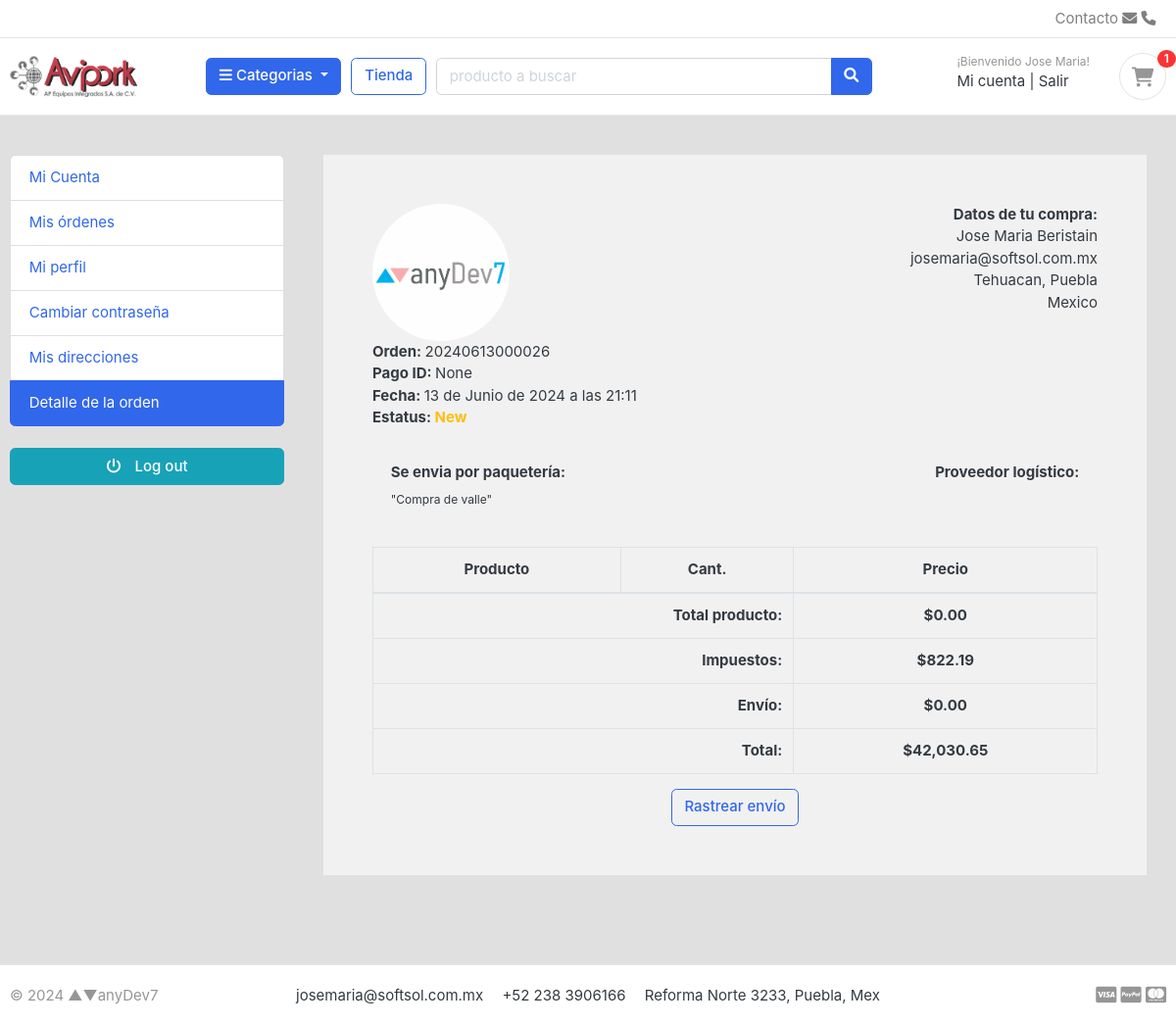
The page /account/order-detail/26/ (signed in) on the database its author committed.
### account/models.py (models this page shows, shortened)
class Account(AbstractBaseUser):
    first_name = models.CharField('Nombre(s)', max_length=50)
    last_name = models.CharField('Apellidos', max_length=50)
    username = models.CharField(max_length=100, unique=True)
    email = models.EmailField('Email', max_length=100, unique=True)
    phone = models.CharField('Teléfono', max_length=50)
    city = models.CharField('Ciudad', max_length=50, default="")
    state = models.CharField('Estado', max_length=50, default="")
    country = models.CharField('Pais', max_length=50, default="")
    joined_at = models.DateTimeField(auto_now_add=True)
    last_login = models.DateTimeField(auto_now=True)
    is_admin = models.BooleanField(default=False)
    is_staff = models.BooleanField(default=False)
    is_active = models.BooleanField(default=False)
    is_superadmin = models.BooleanField(default=False)
    USERNAME_FIELD = 'email'
    REQUIRED_FIELDS = ['username', 'first_name', 'last_name']
    objects = MyAccountManager() # la clase del modelo que declaramos al inicio
    class Meta:
        verbose_name = 'cuenta de usuario'
        verbose_name_plural = 'cuentas de usuario'
    def full_name(self): #https://stackoverflow.com/questions/2892999/verbose-name-for-a-models-method
        return f"{self.first_name} {self.last_name}"
    full_name.short_description = 'Usuario'

### order/models.py (models this page shows, shortened)
class Order(models.Model):
    STATUS = (
        ('Recibida', 'Nueva'),
        ('Pagada', 'Pagada'),
        ('Aceptada', 'Aceptada'),
        ('Enviada', 'Enviada'),
        ('Completada', 'Completada'),
        ('Cancelada', 'Cancelada'),
    )
    user = models.ForeignKey(Account, verbose_name='Usuario', on_delete=models.SET_NULL, null=True)
    payment = models.ForeignKey(Payment, verbose_name='Pago', on_delete=models.SET_NULL, null=True, blank=True)
    number = models.CharField("Orden", max_length=20)
    first_name = models.CharField("Nombre", max_length=50)
    last_name = models.CharField("Apellidos", max_length=100)
    phone = models.CharField("Telefono", max_length=15)
    email = models.EmailField("Correo", max_length=50)
    address_line_1 = models.CharField("Direccion", max_length=50)
    address_line_2 = models.CharField("Colonia", max_length=50, blank=True)
    country = models.CharField('Pais', max_length=50)
    state = models.CharField('Estado', max_length=50)
    city = models.CharField('Ciudad', max_length=50)
    zipcode = models.CharField('CP', max_length=10)
    note = models.CharField("Notas", max_length=125, blank=True)
    sub_total = models.FloatField("Subtotal", default=0)
    ship_cost = models.FloatField("Envío", default=0)
    tax = models.FloatField("Impuestos")
    total = models.FloatField("Total")
    status = models.CharField("Estatus", max_length=15, choices=STATUS, default="Nueva")
    shipment = models.BooleanField("¿Enviar?", default=True)
    pickup = models.BooleanField("¿Retiro?", default=False)
    pickup_instructions = models.CharField('Comentarios para recolección', max_length=200, blank=True)
    ip = models.CharField("IP", max_length=20, blank=True)
    is_ordered = models.BooleanField("Ordenada", default=False)
    logistic_supp = models.CharField('Proveedor de logística', max_length=50, blank=True, default="")
    created_at = models.DateTimeField("Creada", auto_now_add=True)
    updated_at = models.DateTimeField("Actualizada", auto_now=True)
    class Meta:
        verbose_name = 'Orden'
        verbose_name_plural = 'Ordenes'
    def full_name(self):
        return f"{self.first_name} {self.last_name}"
    full_name.short_description = 'Usuario'

### account/views.py (the view)
# urls.py: path('order-detail/<int:order_id>/', views.order_detail, name="order_detail"),
@login_required(login_url='login')
def order_detail(request, order_id):
    order = get_object_or_404(Order, id=order_id)
    ordered_products = OrderProduct.objects.filter(order__id=order_id) # order__id: doble 'underscore' para accesar al campo de foreignkey
    context = {
        'order': order,
        'ordered_products': ordered_products,
    }
    return render(request, 'order/order_detail.html', context)

### mainapp/templates/order/order_detail.html (shortened to what this page needs)
{% extends "mainapp/layout.html" %}
{% load static %}
{% block content %}
<section class="section-conten padding-y bg" style="background: #e0e0e0;">
<div class="container">
<div class="row">
    {% include "mainapp/includes/dashboard_sidebar.html" %}
    <div class="container" style="margin: 0 auto;width: 70%;padding: 50px;background: #f1f1f1;margin-top: 0px;margin-bottom: 50px;">
        <div class="row invoice row-printable">
            <div class="col-md-12">
                <div class="panel panel-default plain" id="dash_0">
                    <div class="panel-body p30">
                        <div class="row">
                            <div class="col-lg-6">
                                <div class="invoice-logo"><img src=" {% static "/images/anydev7_logo.png" %}" alt="Invoice logo" style="max-height: 140px;"></div>
                            </div>
                            <div class="col-lg-6">
                                <div class="invoice-from">
                                    <ul class="list-unstyled text-right">
                                        <li><strong>Datos de tu compra:</strong></li>
                                        <li>{{user.full_name}}</li>
                                        <li>{{user.email}}</li>
                                        <li>{{user.city}}, {{user.state}}</li>
                                        <li>{{user.country}}</li>
                                    </ul>
                                </div>
                            </div>
                            <div class="col-lg-12">
                                <div class="invoice-details mt25">
                                    <div class="well">
                                        <ul class="list-unstyled mb0">
                                            <li><strong>Orden: </strong> {{order.number}}</li>
                                            <li><strong>Pago ID: </strong> {{order.payment}}</li>
                                            <li><strong>Fecha: </strong> {{order.created_at}}</li>
                                            <li><strong>Estatus:  <span  {% if order.status == 'Pagada' %} style="color: #17B169;"
                                                {% elif order.status == 'Recibida'  %} style="color: #007FFF;"
                                                {% elif order.status == 'Completada'  %} style="color: #3457D5;"
                                                {% elif order.status == 'Enviada'  %} style="color: #4CBB17;"
                                                {% elif order.status == 'Cancelada'  %} style="color: #E52B50;"
                                                {% elif order.status == 'Nueva' or 'New' %} style="color: #FEBE10;"
                                                {% endif %}> {{order.status}} </span></strong></li>
                                        </ul>
                                    </div>
                                    {% if order.pickup %}
                                    <div class="card-body">
                                        <div class="form-row">
                                            <div class="form-group col-md-6 text-left">
                                                <b><label for="">Instrucciones para retiro:</label></b> <br>
                                                <span> <small>"{{order.pickup_instructions}}" </small> </span>
                                            </div>
                                            <div class="form-group col-md-6 text-right">
                                                <b><label for="">Proveedor logístico:</label></b> <br>
                                                <span> "{{order.logistic_supp}}" </span>
                                            </div>
                                        </div>
                                    </div>
                                    {% elif order.shipment %}
                                    <div class="card-body">
                                        <div class="form-row">
                                            <div class="form-group col-md-6 text-left">
                                                <b><label for="">Se envia por paquetería:</label></b> <br>
                                                <span> <small> "{{order.note}}" </small></span>
                                            </div>
                                            <div class="form-group col-md-6 text-right">
                                                <b><label for="">Proveedor logístico:</label></b> <br>
                                            </div>
                                        </div>
                                    </div>
                                    {% endif %}
                                </div>
                                <div class="invoice-items">
                                    <div class="table-responsive" style="overflow: hidden; outline: none;" tabindex="0">
                                        <table class="table table-bordered">
                                            <thead>
                                                <tr>
                                                    <th class="per70 text-center">Producto</th>
                                                    <th class="per5 text-center">Cant.</th>
                                                    <th class="per25 text-center">Precio</th>
                                                </tr>
                                            </thead>
                                            <tfoot>
                                                <tr>
                                                    <th colspan="2" class="text-right">Total producto:</th>
                                                    <th class="text-center">${{order.sub_total|floatformat:"2g"}}</th>
                                                </tr>
                                                <tr>
                                                    <th colspan="2" class="text-right">Impuestos:</th>
                                                    <th class="text-center">${{order.tax|floatformat:"2g"}}</th>
                                                </tr>
                                                <tr>
                                                    <th colspan="2" class="text-right">Envío:</th>
                                                    <th class="text-center">${{order.ship_cost|floatformat:"2g"}}</th>
                                                </tr>
                                                <tr>
                                                    <th colspan="2" class="text-right">Total:</th>
                                                    <th class="text-center">${{order.total|floatformat:"2g"}}</th>
                                                </tr>
                                            </tfoot>
                                        </table>
                                    </div>
                                </div>
                                <div class="invoice-footer mt25">
                                    <p class="text-center"> <a href="#" class="btn btn-outline-primary"> Rastrear envío </a></p>
                                </div>
                            </div>
                        </div>
                    </div>
                </div>
            </div>
        </div>
    </div>
</div>
</div>
</section>
{% endblock content %}

### mainapp/templates/mainapp/includes/navbar.html (shortened to what this page needs)
{% load static %}
<header class="section-header">
    <nav class="navbar p-md-0 navbar-expand-sm navbar-light border-bottom">
    <div class="container">
      <div class="collapse navbar-collapse" id="navbarTop4">
        <ul class="navbar-nav mr-auto">
            <li class="nav-item dropdown">
                 <a href="#" class="nav-link"></a>
            </li>
            <li class="nav-item dropdown">
                <a href="#" class="nav-link"></a>
            </li>
        </ul>
        <ul class="navbar-nav">
            <li><a href="#" class="nav-link">Contacto <i class="fa fa-envelope"></i> <i class="fa fa-phone"></i></a></li>
        </ul>
      </div>
    </div>
    </nav>
    <section class="header-main border-bottom">
        <div class="container">
    <div class="row align-items-center">
        <div class="col-lg-2 col-md-3 col-6">
            <a href=" {% url "home" %} " class="brand-wrap">
                <img class="logo" src=" {% static "./images/logo-avipork.png" %} ">
            </a>
        </div>
        <div class="col-lg col-sm col-md col-6 flex-grow-0">
            <div class="category-wrap dropdown d-inline-block float-right">
                <button type="button" class="btn btn-primary dropdown-toggle" data-toggle="dropdown">
                    <i class="fa fa-bars"></i> Categorias
                </button>
            </div>
        </div>
        <a href="{% url "store" %}" class="btn btn-outline-primary">Tienda</a>
        <div class="col-lg  col-md-6 col-sm-12 col">
            <form action="{% url "search" %} " class="search"method="GET">
                <div class="input-group w-100">
                    <input type="text" class="form-control" style="width:60%;" placeholder="producto a buscar" name="keyword">
                    <div class="input-group-append">
                      <button class="btn btn-primary" type="submit">
                        <i class="fa fa-search"></i>
                      </button>
                    </div>
                </div>
            </form>
        </div>
        <div class="col-lg-3 col-sm-6 col-8 order-2 order-lg-3">
                    <div class="d-flex justify-content-end mb-3 mb-lg-0">
                        {% if user.id is None %}
                        <div class="widget-header">
                            <small class="title text-muted">¡Bienvenido como invitado!</small>
                            <div>
                                <a href="{% url 'login' %}">Ingresa</a> <span class="dark-transp"> | </span>
                                <a href="{% url "register" %}"> Crea tu cuenta</a>
                            </div>
                        </div>
                        <a href="{% url "ecart" %}" class="widget-header pl-3 ml-3">
                            <div class="icon icon-sm rounded-circle border"><i class="fa fa-shopping-cart"></i></div>
                            <span class="badge badge-pill badge-danger notify">{{cart_count}}</span>
                        </a>
                        {% else %}
                        <div class="widget-header">
                            <small class="title text-muted">¡Bienvenido {{user.first_name}}!</small>
                            <div>
                                <a href="{% url 'dashboard' %}">Mi cuenta</a> <span class="dark-transp"> | </span>
                                <a href="{% url 'logout' %}"> Salir</a>
                            </div>
                        </div>
                        <a href="{% url "ecart" %}" class="widget-header pl-3 ml-3">
                            <div class="icon icon-sm rounded-circle border"><i class="fa fa-shopping-cart"></i></div>
                            <span class="badge badge-pill badge-danger notify">{{cart_count}}</span>
                        </a>
                        {% endif %}
                    </div>
                </div>
    </div>
        </div>
    </section>
</header>

### rows shown on the page
Account: first_name "Jose Maria", full_name "Jose Maria Beristain", email "josemaria@softsol.com.mx", city "Tehuacan", state "Puebla", country "Mexico"
Order: number "20240613000026", payment "None", created_at "13 de Junio de 2024 a las 21:11", status "New", note "Compra de valle", sub_total "0.00", tax "822.19", ship_cost "0.00", total "42,030.65"

### other values the page prints
{{ cart_count }} "1"
